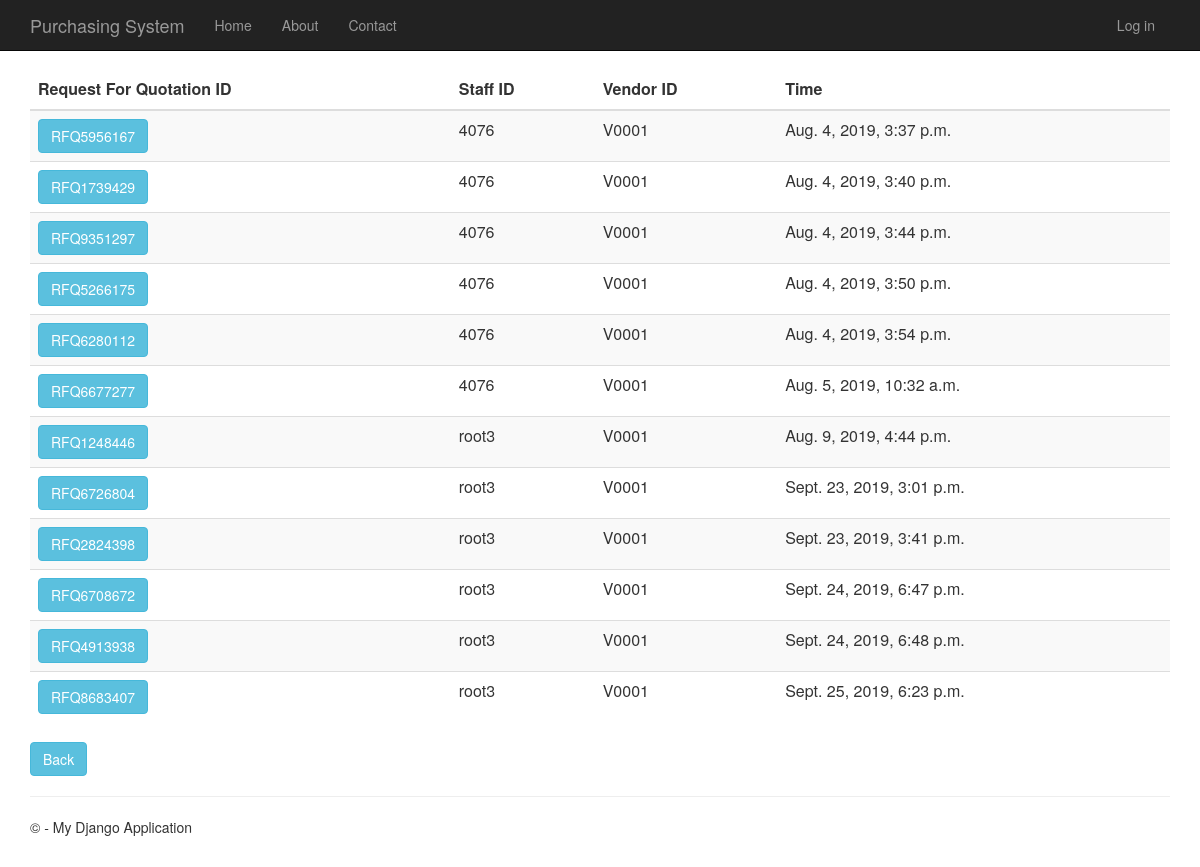
Page /requestforquotationhistory on the earlier database version.
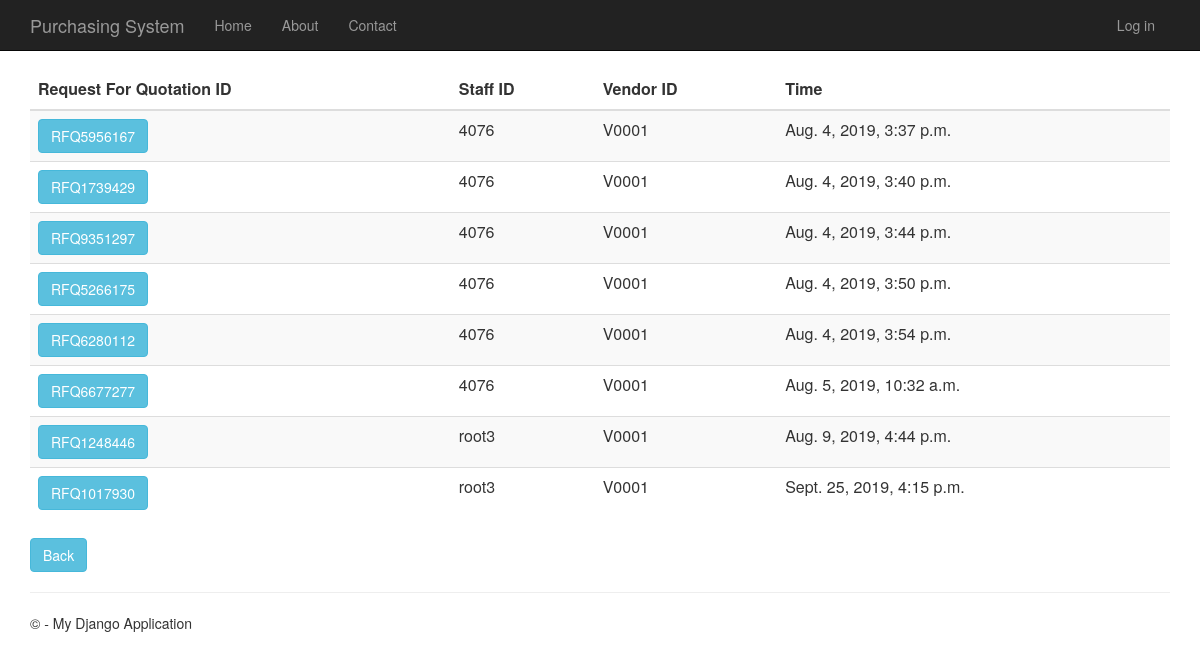
Same page on the later database version.
### RequestForQuotation/models.py (models this page shows, shortened)
class RequestForQuotation(models.Model):
    request_for_quotation_id = models.CharField(primary_key=True, max_length=10)
    time_created = models.DateTimeField()
    description = models.TextField(null=True,default=None, blank=True)
    total_price = models.DecimalField(max_digits=10, decimal_places=2, default=Decimal('0.00'))
    person_id = models.ForeignKey(Person, on_delete = models.CASCADE)
    vendor_id = models.ForeignKey(Vendor, on_delete = models.CASCADE)
    purchase_requisition_id = models.ForeignKey(PurchaseRequisition, on_delete = models.CASCADE)

### app/models.py (models this page shows, shortened)
class Person(models.Model):
    user_id = models.OneToOneField(User)
    person_id = models.CharField(primary_key=True, max_length=10)
    person_name = models.TextField()
    person_address = models.TextField()
    person_phone_number = models.TextField()
    person_role = models.TextField(default = 'MANAGER')

class Vendor(models.Model):
    vendor_id = models.CharField(primary_key=True, max_length=10)
    vendor_name = models.TextField()
    vendor_phone_number = models.TextField()
    vendor_address = models.TextField()
    vendor_email = models.TextField()
    def __str__(self):
        return str(self.vendor_id)

### RequestForQuotation/views.py (the view)
# urls.py: url(r'^requestforquotationhistory', RequestForQuotation.views.requestforquotationhistory, name="request_of_quotation_history"),
def requestforquotationhistory(request):
    request_for_quotations = RequestForQuotation.objects.all()
    context = {
            'title':'Request For Quotation History',
            'rows':request_for_quotations
        }
    return render(request,'RequestForQuotation/requestforquotationhistory.html',context)

### RequestForQuotation/templates/RequestForQuotation/requestforquotationhistory.html
﻿{% extends "app/layout.html" %}
{% block content %}
<div class="purchaseorderhistory margintop">
    <form action="requestofquotationhistorydetails" method="GET">
        <table class="table table-striped margintop">
          <thead>
            <tr>
              <th scope="col">Request For Quotation ID</th>
              <th scope="col">Staff ID</th>
              <th scope="col">Vendor ID</th>
              <th scope="col">Time</th>
            </tr>
          </thead>
          <tbody>
              {% for r in rows %}
            <tr>
                 <td><button type="submit" name="roq_id" value="{{r.request_for_quotation_id}}" class="btn btn-info" >{{r.request_for_quotation_id}}</button></td>
                 <td>{{r.person_id.person_id}}</td>
                 <td>{{r.vendor_id}}</td>
                 <td>{{r.time_created}}</td>
            </tr>
              {% endfor %}
          </tbody>
        </table>
    </form>
       <form action="menu">
        <div class="margintop">
            <button type="submit" class="btn btn-info" >Back</button>
        </div>
    </form>
</div>
{% endblock %}

### app/templates/app/layout.html (shortened to what this page needs)
﻿<!DOCTYPE html>
<html>
<head>
    {% load staticfiles %}
    <link rel="stylesheet" type="text/css" href="{% static 'app/content/bootstrap.min.css' %}" />
    <link rel="stylesheet" type="text/css" href="{% static 'app/content/site.css' %}" />
</head>
<body>
    <div class="navbar navbar-inverse navbar-fixed-top">
        <div class="container">
            <div class="navbar-header">
                <a href="/" class="navbar-brand">Purchasing System</a>
            </div>
            <div class="navbar-collapse collapse">
                <ul class="nav navbar-nav">
                    <li><a href="{% url 'home' %}">Home</a></li>
                    <li><a href="{% url 'about' %}">About</a></li>
                    <li><a href="{% url 'contact' %}">Contact</a></li>
                </ul>
                {% include 'app/loginpartial.html' %}
            </div>
        </div>
    </div>
    <div class="container body-content">
{% block content %}{% endblock %}
        <hr/>
        <footer>
            <p>&copy; {{ year }} - My Django Application</p>
        </footer>
    </div>
</body>
</html>

### app/templates/app/loginpartial.html
{% if user.is_authenticated %}
<form id="logoutForm" action="/logout" method="post" class="navbar-right">
    {% csrf_token %}
    <ul class="nav navbar-nav navbar-right">
        <li><span class="navbar-brand">Hello {{ user.username }}!</span></li>
        <li><a href="javascript:document.getElementById('logoutForm').submit()">Log off</a></li>
    </ul>
</form>
{% else %}
<ul class="nav navbar-nav navbar-right">
    <li><a href="{% url 'login' %}">Log in</a></li>
</ul>
{% endif %}

### app/static/app/content/site.css (style rules this page uses)
body { padding-top: 50px; padding-bottom: 20px; }
.body-content { padding-left: 15px; padding-right: 15px; }

Differences in the rows shown:
removed RequestForQuotation: request_for_quotation_id "RFQ6726804", person_id.person_id "root3", vendor_id "V0001", time_created "Sept. 23, 2019, 3:01 p.m."
removed RequestForQuotation: request_for_quotation_id "RFQ2824398", person_id.person_id "root3", vendor_id "V0001", time_created "Sept. 23, 2019, 3:41 p.m."
removed RequestForQuotation: request_for_quotation_id "RFQ6708672", person_id.person_id "root3", vendor_id "V0001", time_created "Sept. 24, 2019, 6:47 p.m."
removed RequestForQuotation: request_for_quotation_id "RFQ4913938", person_id.person_id "root3", vendor_id "V0001", time_created "Sept. 24, 2019, 6:48 p.m."
removed RequestForQuotation: request_for_quotation_id "RFQ8683407", person_id.person_id "root3", vendor_id "V0001", time_created "Sept. 25, 2019, 6:23 p.m."
added RequestForQuotation: request_for_quotation_id "RFQ1017930", person_id.person_id "root3", vendor_id "V0001", time_created "Sept. 25, 2019, 4:15 p.m."
